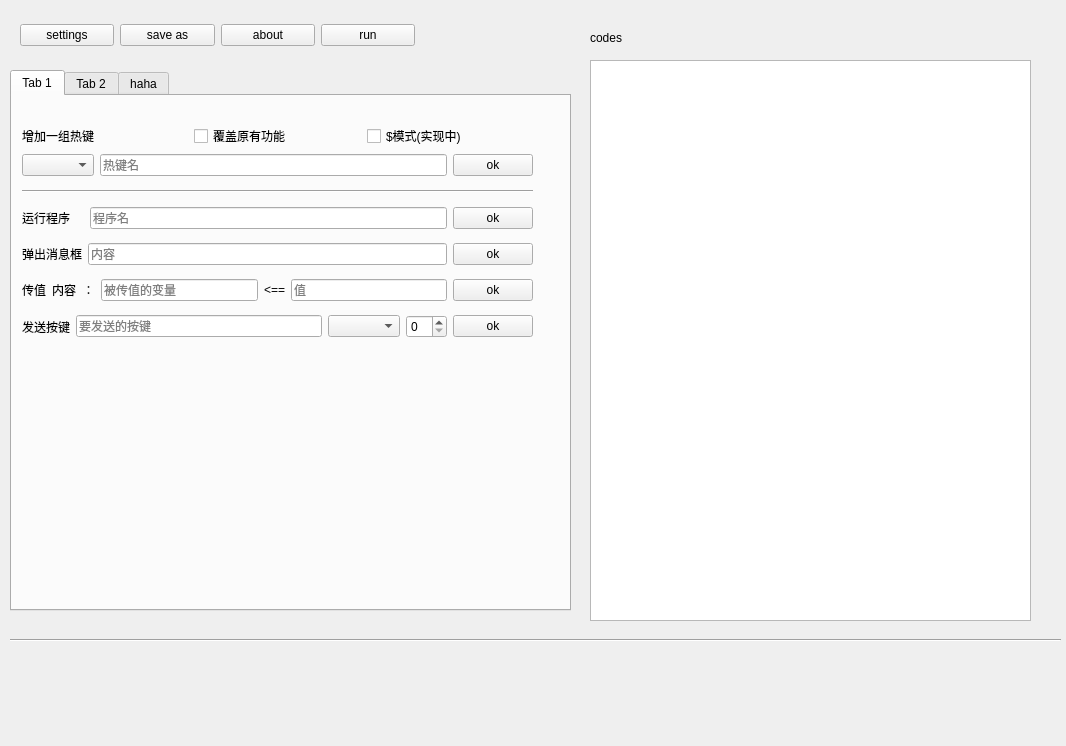
<?xml version="1.0" encoding="UTF-8"?>
<ui version="4.0">
 <class>Form</class>
 <widget class="QWidget" name="Form">
  <property name="geometry">
   <rect>
    <x>0</x>
    <y>0</y>
    <width>1066</width>
    <height>746</height>
   </rect>
  </property>
  <property name="windowTitle">
   <string>Form</string>
  </property>
  <widget class="QTextEdit" name="code_text">
   <property name="geometry">
    <rect>
     <x>590</x>
     <y>60</y>
     <width>441</width>
     <height>561</height>
    </rect>
   </property>
   <property name="lineWrapMode">
    <enum>QTextEdit::NoWrap</enum>
   </property>
  </widget>
  <widget class="QLabel" name="label">
   <property name="geometry">
    <rect>
     <x>590</x>
     <y>30</y>
     <width>72</width>
     <height>15</height>
    </rect>
   </property>
   <property name="text">
    <string>codes</string>
   </property>
  </widget>
  <widget class="QTabWidget" name="tabWidget">
   <property name="geometry">
    <rect>
     <x>10</x>
     <y>70</y>
     <width>561</width>
     <height>541</height>
    </rect>
   </property>
   <property name="currentIndex">
    <number>0</number>
   </property>
   <widget class="QWidget" name="tab">
    <attribute name="title">
     <string>Tab 1</string>
    </attribute>
    <widget class="QWidget" name="layoutWidget">
     <property name="geometry">
      <rect>
       <x>10</x>
       <y>20</y>
       <width>511</width>
       <height>231</height>
      </rect>
     </property>
     <layout class="QVBoxLayout" name="verticalLayout_2">
      <item>
       <layout class="QVBoxLayout" name="verticalLayout">
        <item>
         <layout class="QHBoxLayout" name="horizontalLayout_3">
          <item>
           <widget class="QLabel" name="label_2">
            <property name="text">
             <string>增加一组热键</string>
            </property>
           </widget>
          </item>
          <item>
           <widget class="QCheckBox" name="over_it">
            <property name="text">
             <string>覆盖原有功能</string>
            </property>
           </widget>
          </item>
          <item>
           <widget class="QCheckBox" name="checkBox_2">
            <property name="text">
             <string>$模式(实现中)</string>
            </property>
           </widget>
          </item>
         </layout>
        </item>
        <item>
         <layout class="QHBoxLayout" name="horizontalLayout_4">
          <item>
           <widget class="QComboBox" name="keymap"/>
          </item>
          <item>
           <widget class="QLineEdit" name="hot_key_is">
            <property name="placeholderText">
             <string>热键名</string>
            </property>
           </widget>
          </item>
          <item>
           <widget class="QPushButton" name="hotkey_ok">
            <property name="text">
             <string>ok</string>
            </property>
           </widget>
          </item>
         </layout>
        </item>
       </layout>
      </item>
      <item>
       <widget class="Line" name="line_2">
        <property name="orientation">
         <enum>Qt::Horizontal</enum>
        </property>
       </widget>
      </item>
      <item>
       <layout class="QHBoxLayout" name="run">
        <item>
         <widget class="QLabel" name="label_4">
          <property name="text">
           <string>运行程序    </string>
          </property>
         </widget>
        </item>
        <item>
         <widget class="QLineEdit" name="run_prog_is">
          <property name="placeholderText">
           <string>程序名</string>
          </property>
         </widget>
        </item>
        <item>
         <widget class="QPushButton" name="run_prog_ok">
          <property name="text">
           <string>ok</string>
          </property>
         </widget>
        </item>
       </layout>
      </item>
      <item>
       <layout class="QHBoxLayout" name="Msg">
        <item>
         <widget class="QLabel" name="label_6">
          <property name="text">
           <string>弹出消息框</string>
          </property>
         </widget>
        </item>
        <item>
         <widget class="QLineEdit" name="Msg_info">
          <property name="placeholderText">
           <string>内容</string>
          </property>
         </widget>
        </item>
        <item>
         <widget class="QPushButton" name="Msg_ok">
          <property name="text">
           <string>ok</string>
          </property>
         </widget>
        </item>
       </layout>
      </item>
      <item>
       <layout class="QHBoxLayout" name="Msg_2">
        <item>
         <widget class="QLabel" name="label_8">
          <property name="text">
           <string>传值</string>
          </property>
         </widget>
        </item>
        <item>
         <widget class="QLabel" name="label_9">
          <property name="text">
           <string>内容  ：</string>
          </property>
         </widget>
        </item>
        <item>
         <widget class="QLineEdit" name="Msg_info_2">
          <property name="placeholderText">
           <string>被传值的变量</string>
          </property>
         </widget>
        </item>
        <item>
         <widget class="QLabel" name="label_10">
          <property name="text">
           <string>&lt;==</string>
          </property>
         </widget>
        </item>
        <item>
         <widget class="QLineEdit" name="Msg_info_3">
          <property name="placeholderText">
           <string>值</string>
          </property>
         </widget>
        </item>
        <item>
         <widget class="QPushButton" name="Msg_ok_2">
          <property name="text">
           <string>ok</string>
          </property>
         </widget>
        </item>
       </layout>
      </item>
      <item>
       <layout class="QHBoxLayout" name="horizontalLayout_2">
        <item>
         <widget class="QLabel" name="label_11">
          <property name="text">
           <string>发送按键</string>
          </property>
         </widget>
        </item>
        <item>
         <widget class="QLineEdit" name="key2send">
          <property name="placeholderText">
           <string>要发送的按键</string>
          </property>
         </widget>
        </item>
        <item>
         <widget class="QComboBox" name="key_mode"/>
        </item>
        <item>
         <widget class="QSpinBox" name="time_show"/>
        </item>
        <item>
         <widget class="QPushButton" name="sendkeyok">
          <property name="text">
           <string>ok</string>
          </property>
         </widget>
        </item>
       </layout>
      </item>
     </layout>
    </widget>
   </widget>
   <widget class="QWidget" name="tab_2">
    <attribute name="title">
     <string>Tab 2</string>
    </attribute>
    <widget class="QPushButton" name="t_btn">
     <property name="geometry">
      <rect>
       <x>220</x>
       <y>270</y>
       <width>93</width>
       <height>28</height>
      </rect>
     </property>
     <property name="text">
      <string>t</string>
     </property>
    </widget>
    <widget class="QPushButton" name="color_it">
     <property name="geometry">
      <rect>
       <x>260</x>
       <y>60</y>
       <width>93</width>
       <height>28</height>
      </rect>
     </property>
     <property name="text">
      <string>上色</string>
     </property>
    </widget>
   </widget>
   <widget class="QWidget" name="tab_3">
    <attribute name="title">
     <string>haha</string>
    </attribute>
   </widget>
  </widget>
  <widget class="QWidget" name="layoutWidget">
   <property name="geometry">
    <rect>
     <x>20</x>
     <y>20</y>
     <width>395</width>
     <height>30</height>
    </rect>
   </property>
   <layout class="QHBoxLayout" name="horizontalLayout">
    <item>
     <widget class="QPushButton" name="setting">
      <property name="text">
       <string>settings</string>
      </property>
     </widget>
    </item>
    <item>
     <widget class="QPushButton" name="pushButton_2">
      <property name="text">
       <string>save as</string>
      </property>
     </widget>
    </item>
    <item>
     <widget class="QPushButton" name="about_btn">
      <property name="text">
       <string>about</string>
      </property>
     </widget>
    </item>
    <item>
     <widget class="QPushButton" name="run_btn">
      <property name="text">
       <string>run</string>
      </property>
     </widget>
    </item>
   </layout>
  </widget>
  <widget class="Line" name="line">
   <property name="geometry">
    <rect>
     <x>10</x>
     <y>630</y>
     <width>1051</width>
     <height>21</height>
    </rect>
   </property>
   <property name="orientation">
    <enum>Qt::Horizontal</enum>
   </property>
  </widget>
 </widget>
 <resources/>
 <connections/>
</ui>
